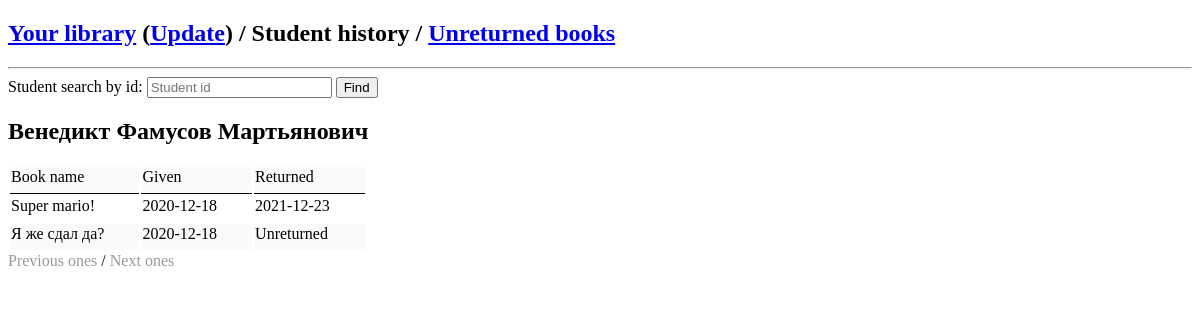
Page /student-history.php?id=7 on the committed database.
### tables this page shows
CREATE TABLE `students` (
  `id` int NOT NULL,
  `name` varchar(30) NOT NULL,
  `surname` varchar(30) NOT NULL,
  `patronymic` varchar(30) DEFAULT NULL
);

CREATE TABLE `givenBooks` (
  `actionID` int NOT NULL,
  `bookID` int NOT NULL,
  `studentID` int NOT NULL,
  `date` date NOT NULL DEFAULT '2020-12-18'
);

CREATE TABLE `books` (
  `id` int NOT NULL,
  `name` varchar(40) DEFAULT NULL,
  `available` smallint UNSIGNED DEFAULT '0'
);

CREATE TABLE `returnedBooks` (
  `actionID` int NOT NULL,
  `date` date NOT NULL DEFAULT '2021-12-23'
);

### student-history.php (the view, shortened to what this page needs)
<!DOCTYPE html>
<html lang="en" dir="ltr">
  <head>
  </head>
  <body>
    <h2><a href="/">Your library</a> (<a href="/update.php">Update</a>) / Student history / <a href="/given-books.php">Unreturned books</a></h2>
    <hr>
    Student search by id:
    <input id="input-student-id" class="input" placeholder="Student id">
    <button id="find-student" class="submit" formmethod="post">Find</button>
    <h2><?php if ($_GET['id']):
    $db = 0;
    $user = "user";
    $password = "DiffPass!1";
    $database = "librarytestex";
    $max = 10;
    $from = is_numeric($_GET['from']) ? (int) $_GET['from'] : 1;
    try {
      $db = new PDO("mysql:host=localhost;dbname=$database", $user, $password);
      $r = $db->query("SELECT * FROM students WHERE id={$_GET['id']}");
      $student = $r->fetch();
      echo "{$student['name']} {$student['surname']} {$student['patronymic']}";
    } catch (PDOException $e) {
        print "Error!: " . $e->getMessage() . "<br/>";
        die();
    }
    endif;?></h2>
    <table class="books-list">
      <tr class="table-tr-title">
        <td>Book name</td>
        <td>Given</td>
        <td>Returned</td>
      </tr>
      <?php
      if ($_GET['id']) {
        $booksQuery = "SELECT * FROM books
          JOIN givenBooks ON books.id=givenBooks.bookID
          WHERE givenBooks.studentID={$_GET['id']}
          ORDER BY id
          LIMIT $max OFFSET " . ($from - 1);
        foreach ($db-> query($booksQuery) as $e) {
          echo "<tr>";
          echo "<td>{$e['name']}</td>";
          echo "<td>{$e['date']}</td>";
          $unreturnedQuery = "SELECT * FROM returnedBooks
            WHERE returnedBooks.actionID={$e['actionID']}";
          $uqResults = $db->query($unreturnedQuery);
          $uqCount = $uqResults->rowCount();
          $uqRow = $uqResults->fetch();
          if ($uqCount) echo "<td>{$uqRow['date']}</td>";
          else echo "<td>Unreturned</td>";
          echo "</tr>";
        }
      }
      ?>
    </table>
    <?php if (is_numeric($_GET['id'])):
    $nextFrom = $from + $max;
    $prevFromLink = "/student-history.php";
    if (is_numeric($_GET['id']))
      $prevFromLink = $prevFromLink . "?id=" . $_GET['id'];
    if (is_numeric($_GET['id']) && $_GET['from'] - $max > 1)
      $prevFromLink = $prevFromLink . "&from=" . ($_GET['from'] - $max);
    else $prevFromLink = $prevFromLink . "&from=1";
    if ($from > 1) echo "<a href='$prevFromLink'>Previous ones</a> / ";
    else echo "<a href='/?from=$prevFromLink' class='disabled'>Previous ones</a> / ";
    try {
        $nextBooksQuery = "SELECT COUNT(*) FROM
          (SELECT * FROM books
          JOIN givenBooks ON books.id=givenBooks.bookID
          WHERE givenBooks.studentID={$_GET['id']}
          ORDER BY id
          LIMIT $max OFFSET " . ($nextFrom - 1) . ") books";
        $result = $db-> query($nextBooksQuery)-> fetch();
        $nextFromLink = "/student-history.php?id={$_GET['id']}&from=" . ($from + $max);
        if ((int) $result['COUNT(*)'] != 0)
          echo "<a href='$nextFromLink'>Next ones</a>";
        else
          echo "<a href='$nextFromLink' class='disabled'>Next ones</a>";
    } catch (PDOException $e) {
        print "Error!: " . $e->getMessage() . "<br/>";
        die();
    }
    endif; ?>
  </body>
</html>

### student-history.php (style rules this page uses)
.books-list td { padding-right: 35px; padding-bottom: 7px; }
.table-tr-title > td { border-bottom: 1px solid #000; }
.books-list tr:nth-of-type(odd) { background-color: rgba(100, 100, 100, .03); }
a.disabled { pointer-events: none; cursor: default; color: #999; text-decoration: none; }

### rows in the picture
students: name "Венедикт", surname "Фамусов", patronymic "Мартьянович"
givenbooks: bookID.name "Super mario!", date "2020-12-18", returnedbooks.date "2021-12-23"
givenbooks: bookID.name "Я же сдал да?", date "2020-12-18", shows "Unreturned"
